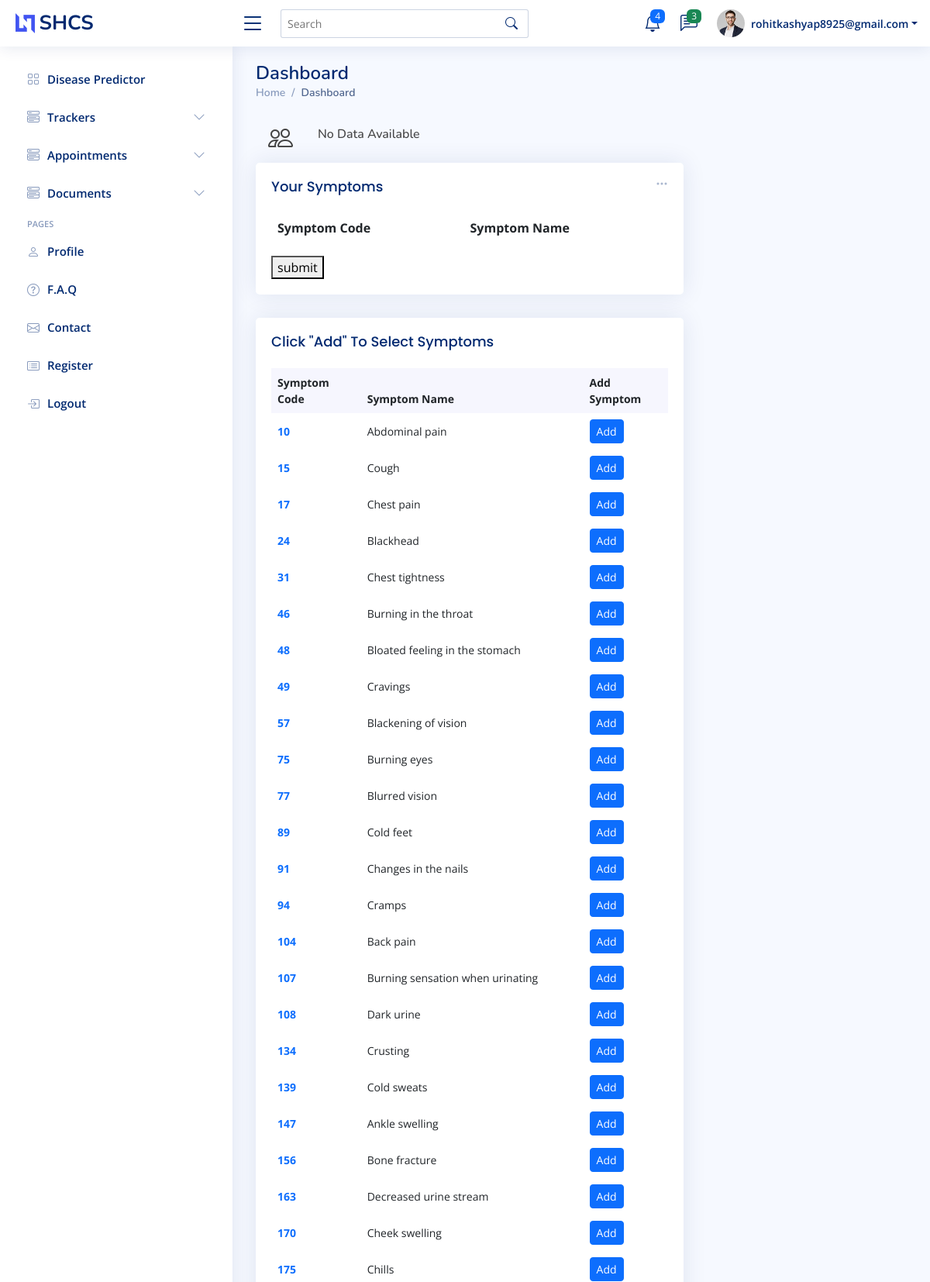
/dashboard/ (signed in, upper part), run on the app's committed database.
### myapp/models.py (models this page shows, shortened)
class User(AbstractBaseUser):
    first_name = models.CharField(max_length=25,blank=True)
    last_name = models.CharField(max_length=25,blank=True)
    phone_number = models.CharField(max_length=14,blank=True)
    email = models.EmailField(verbose_name='Email',max_length=255,unique=True,blank=True)
    gender = models.CharField(choices=(('Male','Male'),('Female','Female')),max_length=10,blank=True)
    user_type = models.CharField(choices=(('Doctor','Doctor'),('Patient','Patient'),('Handler_Team','Handler_Team')),default="Patient",max_length=17,blank=True)
    address = models.TextField(max_length=200,null=True,blank=True)
    is_active = models.BooleanField(default=True)
    is_admin = models.BooleanField(default=False)
    objects = UserManager()
    USERNAME_FIELD = 'email'
    REQUIRED_FIELDS = ['gender','user_type']
    def __str__(self):
        return self.email

class Symptom(models.Model):
    id = models.IntegerField(primary_key=True)
    name = models.CharField(max_length=100)

### myapp/views.py (the view)
# urls.py: path('dashboard/',views.dashboard),
def dashboard(request):
    disease_list=[]
    if request.method=="POST":
        symptoms = request.POST['frm_btn']
        print("bhai symptoms ka list dekhna toh ",symptoms,type(symptoms))
        disease_list=get_disease(symptoms)
    symptoms = Symptom.objects.all()
    return render(request,'dashboard.html',{'symptoms':symptoms,'disease_list':disease_list})

### myapp/templates/dashboard.html (shortened to what this page needs)
<!DOCTYPE html>
<html lang="en">
<head>
    <meta content="width=device-width, initial-scale=1.0" name="viewport"> {% load static %}
    <link href={% static "assets/vendor/bootstrap/css/bootstrap.min.css" %} rel="stylesheet">
    <link href={% static "assets/vendor/bootstrap-icons/bootstrap-icons.css" %} rel="stylesheet">
    <link href={% static "assets/vendor/boxicons/css/boxicons.min.css" %} rel="stylesheet">
    <link href={% static "assets/vendor/quill/quill.snow.css" %} rel="stylesheet">
    <link href={% static "assets/vendor/quill/quill.bubble.css" %} rel="stylesheet">
    <link href={% static "assets/vendor/remixicon/remixicon.css" %} rel="stylesheet">
    <link href={% static "assets/vendor/simple-datatables/style.css" %} rel="stylesheet">
    <link href={% static "assets/css/style.css" %} rel="stylesheet">
</head>
<body>
    <header id="header" class="header fixed-top d-flex align-items-center">
        <div class="d-flex align-items-center justify-content-between">
            <a href="index.html" class="logo d-flex align-items-center">
                <img src={% static "assets/img/logo.png" %} alt="">
                <span class="d-none d-lg-block">SHCS</span>
            </a>
            <i class="bi bi-list toggle-sidebar-btn"></i>
        </div>
        <div class="search-bar">
            <form class="search-form d-flex align-items-center" method="POST" action="#">
                <input type="text" name="query" placeholder="Search" title="Enter search keyword">
                <button type="submit" title="Search"><i class="bi bi-search"></i></button>
            </form>
        </div>
        <nav class="header-nav ms-auto">
            <ul class="d-flex align-items-center">
                <li class="nav-item dropdown">
                    <a class="nav-link nav-icon" href="#" data-bs-toggle="dropdown">
                        <i class="bi bi-bell"></i>
                        <span class="badge bg-primary badge-number">4</span>
                    </a>
                </li>
                <li class="nav-item dropdown">
                    <a class="nav-link nav-icon" href="#" data-bs-toggle="dropdown">
                        <i class="bi bi-chat-left-text"></i>
                        <span class="badge bg-success badge-number">3</span>
                    </a>
                </li>
                <li class="nav-item dropdown pe-3">
                    <a class="nav-link nav-profile d-flex align-items-center pe-0" href="#" data-bs-toggle="dropdown">
                        <img src={% static "assets/img/profile-img.jpg" %} alt="Profile" class="rounded-circle">
                        <span class="d-none d-md-block dropdown-toggle ps-2">{{user}}</span>
                    </a>
                </li>
            </ul>
        </nav>
    </header>
    <aside id="sidebar" class="sidebar">
      <ul class="sidebar-nav" id="sidebar-nav">
        <li class="nav-item">
          <a class="nav-link collapsed" href="/dashboard/">
            <i class="bi bi-grid"></i>
            <span>Disease Predictor</span>
          </a>
        </li>
        <li class="nav-item">
          <a class="nav-link collapsed" data-bs-target="#components-nav" data-bs-toggle="collapse" href="#">
            <i class="bi bi-menu-button-wide"></i><span>Trackers</span><i class="bi bi-chevron-down ms-auto"></i>
          </a>
        </li>
        <li class="nav-item">
          <a class="nav-link collapsed" data-bs-target="#Appointments" data-bs-toggle="collapse" href="#">
            <i class="bi bi-menu-button-wide"></i><span>Appointments</span><i class="bi bi-chevron-down ms-auto"></i>
          </a>
        </li>
        <li class="nav-item">
          <a class="nav-link collapsed" data-bs-target="#Documents" data-bs-toggle="collapse" href="#">
            <i class="bi bi-menu-button-wide"></i><span>Documents</span><i class="bi bi-chevron-down ms-auto"></i>
          </a>
        </li>
        <li class="nav-heading">Pages</li>
        <li class="nav-item">
          <a class="nav-link collapsed" href="users-profile.html">
            <i class="bi bi-person"></i>
            <span>Profile</span>
          </a>
        </li>
        <li class="nav-item">
          <a class="nav-link collapsed" href="pages-faq.html">
            <i class="bi bi-question-circle"></i>
            <span>F.A.Q</span>
          </a>
        </li>
        <li class="nav-item">
          <a class="nav-link collapsed" href="pages-contact.html">
            <i class="bi bi-envelope"></i>
            <span>Contact</span>
          </a>
        </li>
        <li class="nav-item">
          <a class="nav-link collapsed" href="pages-register.html">
            <i class="bi bi-card-list"></i>
            <span>Register</span>
          </a>
        </li>
        <li class="nav-item">
          <a class="nav-link collapsed" href="/logout/">
            <i class="bi bi-box-arrow-in-right"></i>
            <span>Logout</span>
          </a>
        </li>
      </ul>
    </aside>
    <main id="main" class="main">
      <div class="pagetitle">
        <h1>Dashboard</h1>
        <nav>
          <ol class="breadcrumb">
            <li class="breadcrumb-item"><a href="index.html">Home</a></li>
            <li class="breadcrumb-item active">Dashboard</li>
          </ol>
        </nav>
      </div>
      <section class="section dashboard">
        <div class="row">
          <div class="col-lg-8">
            <div class="row">
              {% if disease_list %}{% for disease in disease_list %}<div class="col-xxl-4 col-xl-12">
                <div class="card info-card customers-card">
                  <div class="card-body">
                    <h5 class="card-title">Ranking <span>| {{disease.ranking}}</span></h5>
                    <div class="d-flex align-items-center">
                      <div class="card-icon rounded-circle d-flex align-items-center justify-content-center">
                        <i class="bi bi-people"></i>
                      </div>
                      <div class="ps-3">
                        <h6>{{disease.name}}</h6>
                        <span class="text-danger small pt-1 fw-bold">{{disease.accuracy}}%</span> <span class="text-muted small pt-2 ps-1">accuracy</span>
                      </div>
                    </div>
                  </div>
                </div>
              </div>{% endfor %}{% else %}<div class="d-flex align-items-center">
                <div class="card-icon rounded-circle d-flex align-items-center justify-content-center">
                  <i class="bi bi-people"></i>
                </div>
                <div class="ps-3">
                  <h6>No Data Available</h6>
                </div>
              </div>{% endif %}
              <div class="col-12">
                <div class="card">
                  <div class="filter">
                    <a class="icon" href="#" data-bs-toggle="dropdown"><i class="bi bi-three-dots"></i></a>
                  </div>
                  <div class="card-body">
                    <h5 class="card-title">Your Symptoms</span></h5>
                    <div id="symptoms_form"><form method="POST" action="/dashboard/" style="display:block">
                      <table class="table table-borderless">
                        <thead>
                          <tr name="symptoms_list" value="hii">
                            <th scope="col">Symptom Code</th>
                            <th scope="col">Symptom Name</th>
                          </tr>
                        </thead>
                      </table>
                      <button type="submit" id="frm_btn" name="frm_btn">submit</button>
                    </form>
                      </div>
                  </div>
                </div>
              </div>
              <div class="col-12">
                <div class="card top-selling overflow-auto">
                  <div class="card-body pb-0">
                    <h5 class="card-title">Click "Add" To Select Symptoms</span></h5>
                    <table class="table table-borderless">
                      <thead>
                        <tr>
                          <th scope="col">Symptom Code</th>
                          <th scope="col">Symptom Name</th>
                          <th scope="col">Add Symptom</th>
                        </tr>
                      </thead>
                      <tbody>
                        {% for data in symptoms %}
                        <tr id="{{data.id}}">
                          <td><a href="#" class="text-primary fw-bold">{{data.id}}</a></td>
                          <td>{{data.name}}</td>
                          <td class="fw-bold"><button type="button" class="btn btn-primary btn-sm" onclick="addSymptom('{{data.id}}','{{data.name}}')">Add</button></td>
                        </tr>{% endfor %}
                      </tbody>
                    </table>
                  </div>
                </div>
              </div>
            </div>
          </div>
        </div>
      </section>
    </main>
</body>
</html>

### myapp/static/assets/css/style.css (style rules this page uses)
:root { scroll-behavior: smooth; }
body { font-family: "Open Sans", sans-serif; background: #f6f9ff; color: #444444; }
a { color: #4154f1; text-decoration: none; }
h1, h2, h3, h4, h5, h6 { font-family: "Nunito", sans-serif; }
#main { margin-top: 60px; padding: 20px 30px; transition: all 0.3s; }
.pagetitle { margin-bottom: 10px; }
.pagetitle h1 { font-size: 24px; margin-bottom: 0; font-weight: 600; color: #012970; }
.card { margin-bottom: 30px; border: none; border-radius: 5px; box-shadow: 0px 0 30px rgba(1, 41, 112, 0.1); }
.card-title { padding: 20px 0 15px 0; font-size: 18px; font-weight: 500; color: #012970; font-family: "Poppins", sans-serif; }
.card-body { padding: 0 20px 20px 20px; }
.breadcrumb { font-size: 14px; font-family: "Nunito", sans-serif; color: #899bbd; font-weight: 600; }
.breadcrumb a { color: #899bbd; transition: 0.3s; }
.breadcrumb .breadcrumb-item::before { color: #899bbd; }
.breadcrumb .active { color: #51678f; font-weight: 600; }
.logo { line-height: 1; }
@media (min-width: 1200px) { .logo { width: 280px; } }
.logo img { max-height: 26px; margin-right: 6px; }
.logo span { font-size: 26px; font-weight: 700; color: #012970; font-family: "Nunito", sans-serif; }
.header { transition: all 0.5s; z-index: 997; height: 60px; box-shadow: 0px 2px 20px rgba(1, 41, 112, 0.1); background-color: #fff; padding-left: 20px; }
.header .toggle-sidebar-btn { font-size: 32px; padding-left: 10px; cursor: pointer; color: #012970; }
.header .search-bar { min-width: 360px; padding: 0 20px; }
.header .search-form { width: 100%; }
.header .search-form input { border: 0; font-size: 14px; color: #012970; border: 1px solid rgba(1, 41, 112, 0.2); padding: 7px 38px 7px 8px; border-radius: 3px; transition: 0.3s; width: 100%; }
.header .search-form button { border: 0; padding: 0; margin-left: -30px; background: none; }
.header .search-form button i { color: #012970; }
.header-nav ul { list-style: none; }
.header-nav>ul { margin: 0; padding: 0; }
.header-nav .nav-icon { font-size: 22px; color: #012970; margin-right: 25px; position: relative; }
.header-nav .nav-profile { color: #012970; }
.header-nav .nav-profile img { max-height: 36px; }
.header-nav .nav-profile span { font-size: 14px; font-weight: 600; }
.header-nav .badge-number { position: absolute; inset: -2px -5px auto auto; font-weight: normal; font-size: 12px; padding: 3px 6px; }
.sidebar { position: fixed; top: 60px; left: 0; bottom: 0; width: 300px; z-index: 996; transition: all 0.3s; padding: 20px; overflow-y: auto; scrollbar-width: thin; scrollbar-color: #aab7cf transparent; box-shadow: 0px 0px 20px rgba(1, 41, 112, 0.1); background-color: #fff; }
@media (min-width: 1200px) { #main, #footer { margin-left: 300px; } }
.sidebar-nav { padding: 0; margin: 0; list-style: none; }
.sidebar-nav li { padding: 0; margin: 0; list-style: none; }
.sidebar-nav .nav-item { margin-bottom: 5px; }
.sidebar-nav .nav-heading { font-size: 11px; text-transform: uppercase; color: #899bbd; font-weight: 600; margin: 10px 0 5px 15px; }
.sidebar-nav .nav-link { display: flex; align-items: center; font-size: 15px; font-weight: 600; color: #4154f1; transition: 0.3; background: #f6f9ff; padding: 10px 15px; border-radius: 4px; }
.sidebar-nav .nav-link i { font-size: 16px; margin-right: 10px; color: #4154f1; }
.sidebar-nav .nav-link.collapsed { color: #012970; background: #fff; }
.sidebar-nav .nav-link.collapsed i { color: #899bbd; }
.sidebar-nav .nav-link .bi-chevron-down { margin-right: 0; transition: transform 0.2s ease-in-out; }
.dashboard .filter { position: absolute; right: 0px; top: 15px; }
.dashboard .filter .icon { color: #aab7cf; padding-right: 20px; padding-bottom: 5px; transition: 0.3s; font-size: 16px; }
.dashboard .card-icon { font-size: 32px; line-height: 0; width: 64px; height: 64px; flex-shrink: 0; flex-grow: 0; }
.dashboard .top-selling { font-size: 14px; }
.dashboard .top-selling .table thead { background: #f6f6fe; }
.dashboard .top-selling .table thead th { border: 0; }
.dashboard .top-selling .table tbody td { vertical-align: middle; }

### data on the page
User: password+email "rohitkashyap8925@gmail.com"
Symptom: id "10", name "Abdominal pain"
Symptom: id "15", name "Cough"
Symptom: id "17", name "Chest pain"
Symptom: id "24", name "Blackhead"
Symptom: id "31", name "Chest tightness"
Symptom: id "46", name "Burning in the throat"
Symptom: id "48", name "Bloated feeling in the stomach"
Symptom: id "49", name "Cravings"
Symptom: id "57", name "Blackening of vision"
Symptom: id "75", name "Burning eyes"
Symptom: id "77", name "Blurred vision"
Symptom: id "89", name "Cold feet"
Symptom: id "91", name "Changes in the nails"
Symptom: id "94", name "Cramps"
Symptom: id "104", name "Back pain"
Symptom: id "107", name "Burning sensation when urinating"
Symptom: id "108", name "Dark urine"
Symptom: id "134", name "Crusting"
Symptom: id "139", name "Cold sweats"
Symptom: id "147", name "Ankle swelling"
Symptom: id "156", name "Bone fracture"
Symptom: id "163", name "Decreased urine stream"
Symptom: id "170", name "Cheek swelling"
Symptom: id "175", name "Chills"
